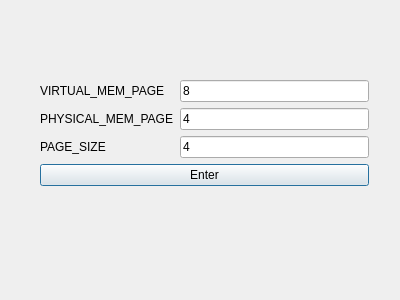
<?xml version="1.0" encoding="UTF-8"?>
<ui version="4.0">
 <class>InitDialog</class>
 <widget class="QDialog" name="InitDialog">
  <property name="geometry">
   <rect>
    <x>0</x>
    <y>0</y>
    <width>400</width>
    <height>300</height>
   </rect>
  </property>
  <property name="windowTitle">
   <string>Dialog</string>
  </property>
  <widget class="QWidget" name="formLayoutWidget">
   <property name="geometry">
    <rect>
     <x>40</x>
     <y>80</y>
     <width>329</width>
     <height>121</height>
    </rect>
   </property>
   <layout class="QFormLayout" name="formLayout">
    <property name="horizontalSpacing">
     <number>6</number>
    </property>
    <item row="0" column="0">
     <widget class="QLabel" name="label">
      <property name="text">
       <string>VIRTUAL_MEM_PAGE</string>
      </property>
     </widget>
    </item>
    <item row="0" column="1">
     <widget class="QLineEdit" name="virtual_page_text">
      <property name="text">
       <string>8</string>
      </property>
     </widget>
    </item>
    <item row="1" column="1">
     <widget class="QLineEdit" name="physical_page_text">
      <property name="text">
       <string>4</string>
      </property>
     </widget>
    </item>
    <item row="2" column="0">
     <widget class="QLabel" name="label_3">
      <property name="text">
       <string>PAGE_SIZE</string>
      </property>
     </widget>
    </item>
    <item row="2" column="1">
     <widget class="QLineEdit" name="page_size_text">
      <property name="text">
       <string>4</string>
      </property>
     </widget>
    </item>
    <item row="3" column="0" colspan="2">
     <widget class="QPushButton" name="enter_btn">
      <property name="text">
       <string>Enter</string>
      </property>
     </widget>
    </item>
    <item row="1" column="0">
     <widget class="QLabel" name="label_2">
      <property name="text">
       <string>PHYSICAL_MEM_PAGE</string>
      </property>
     </widget>
    </item>
   </layout>
  </widget>
 </widget>
 <resources/>
 <connections>
  <connection>
   <sender>enter_btn</sender>
   <signal>clicked()</signal>
   <receiver>InitDialog</receiver>
   <slot>accept()</slot>
   <hints>
    <hint type="sourcelabel">
     <x>177</x>
     <y>189</y>
    </hint>
    <hint type="destinationlabel">
     <x>177</x>
     <y>216</y>
    </hint>
   </hints>
  </connection>
 </connections>
</ui>
